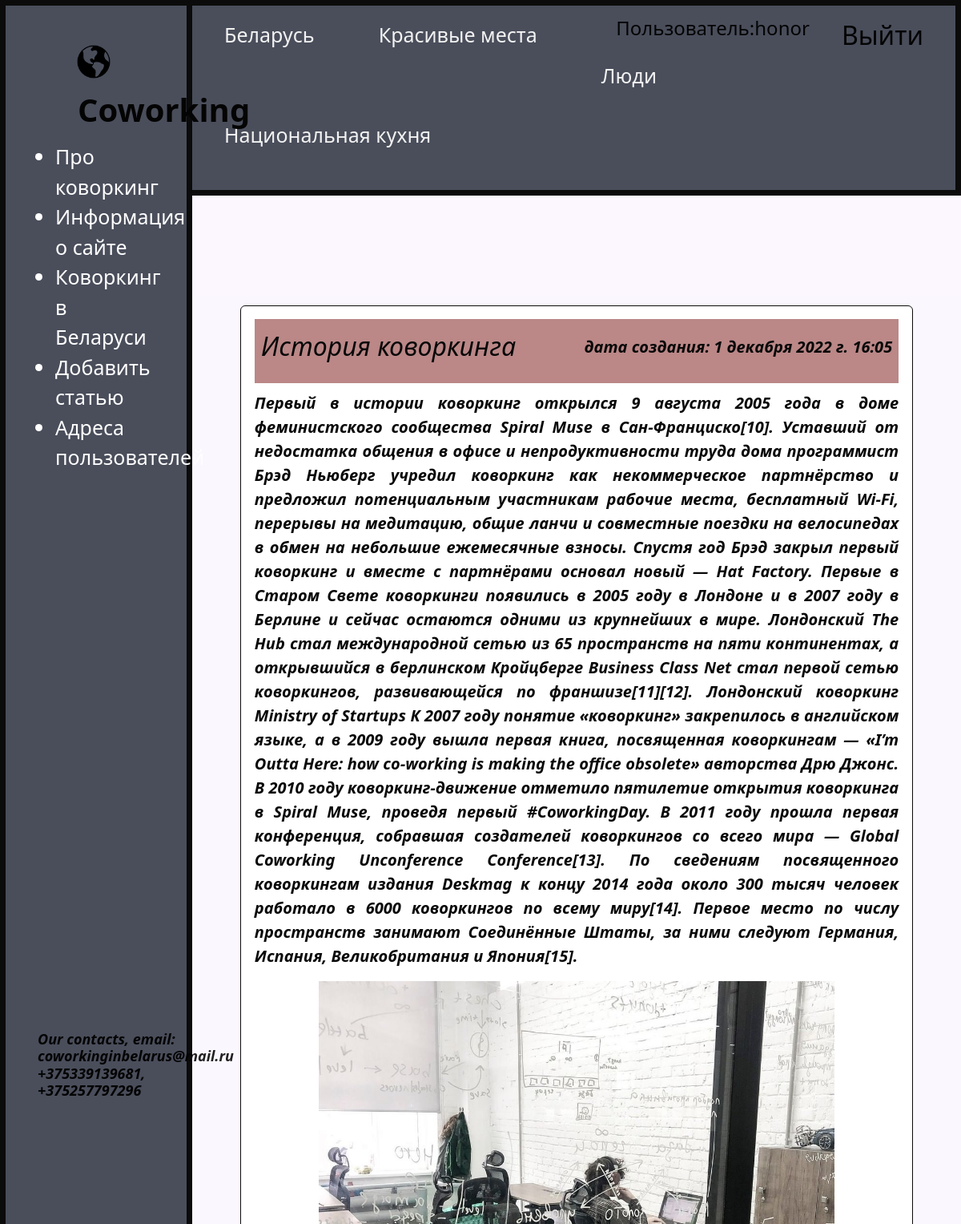
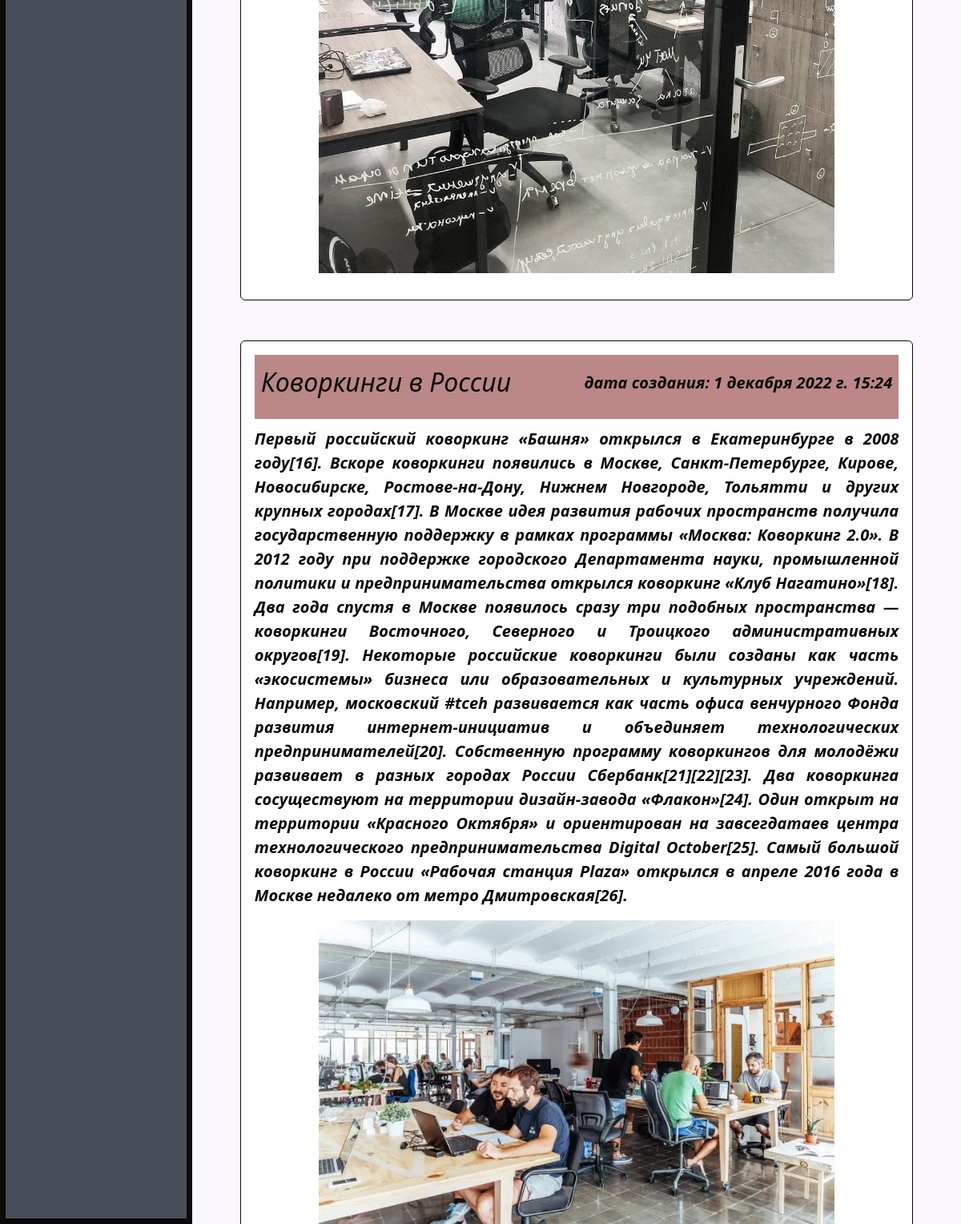
The app's page / (signed in) with its own data (2 pictures, top to bottom).
### coworking/models.py (models this page shows, shortened)
class coworking(models.Model):
    title = models.CharField(max_length=255, verbose_name='Название')
    content = models.TextField(blank=True, verbose_name='Содержание')
    photo = models.ImageField(upload_to="photos/%Y/%m/%d/", blank = True, verbose_name='Фото')
    time_create = models.DateTimeField(auto_now_add=True, verbose_name='Время создания')
    time_update = models.DateTimeField(auto_now=True, verbose_name='Время добавления')
    is_published = models.BooleanField(default=True, verbose_name='Опубликовано')
    class Meta:
        verbose_name = 'Коворкинги'
        verbose_name_plural = 'Коворкинги'
        ordering = ['title', 'time_update']

### coworking/views.py (the view)
# urls.py: path('', cache_page(60)(BaseView.as_view()), name = 'base'),
class BaseView(ListView):
    model = coworking
    template_name = "coworking/basebase.html"
    context_object_name = "result"
    paginate_by = 2

### coworking/templatetags/coworking_tags.py (called while the page is built)
@register.inclusion_tag('coworking/show_footer_tag.html')
def show_footer():
    return

### coworking/templates/coworking/basebase.html (shortened to what this page needs)
{% extends 'coworking/base.html' %}  {% block content %} {% for i in result %}
<div class="alert alert-warning">
  <div class="someres">
    <div style="float: right; margin-top: 20px; margin-right: 1%">
      дата создания: {{ i.time_create }}
    </div>
    <div style="float: left; margin-top: 15px; margin-left: 1%">
      <h2>{{ i.title }}</h2>
    </div>
  </div>
  <p>{{ i.content }}</p>
  {% if i.photo %}
  <p>
    <img class="left thumb" src="{{ i.photo.url }}" />
  </p>
</div>
{% endif %} {% endfor %} {% endblock %}

### coworking/templates/coworking/base.html (shortened to what this page needs)
{% load static %} {% load coworking_tags %}
<!DOCTYPE html>
<html lang="en">
  <head>
    <link
      rel="stylesheet"
      href="https://cdn.jsdelivr.net/npm/bootstrap@5.2.2/dist/css/bootstrap.min.css"
    />
    <link rel="stylesheet" href="{% static 'coworking/css/coworking.css' %}" />
  </head>
  <body>
    <div class="topnav">
      {% if request.user.is_authenticated %}
        <a class="active" href="{% url 'logout' %}"><h2>Выйти</h2></a>
        <h4 class="activity"> Пользователь:{{ user.username }}</h4>
      {% else %}
        <a class="active" href="{% url 'login' %}"><h2>Войти</h2></a>
        <a class="active" href="{% url 'register' %}"><h2>Регистрация</h2></a>
      {% endif %}
      <a href="{% url 'AboutBelarus' %}">Беларусь</a>
      <a href="{% url 'BeautifulPlaces' %}">Красивые места</a>
      <a href="{% url 'PeopleBelarus' %}">Люди</a>
      <a href="{% url 'CookingBelarus' %}">Национальная кухня</a>
    </div>
    <aside>
      <div class="somelogo">
        <a href="{% url 'base' %}"
          ><img src="{% static 'coworking/img/america.png' %}"
        /></a>
        <span class="logo"> Coworking </span>
      </div>
      <ul>
        <a href="{% url 'base' %}"><li>Про коворкинг</li></a>
        <a href="{% url 'about' %}"><li>Информация о сайте</li></a>
        <a href="{% url 'index' %}"><li>Коворкинг в Беларуси</li></a>
        <a href="{% url 'add_page' %}"><li>Добавить статью</li></a>
        <a href="{% url 'ua_page' %}"><li>Адреса пользователей</li></a>
      </ul>
      <div class="contacts">
        <h2 class="active">
          Our contacts, email: <br />
          coworkinginbelarus@mail.ru<br />
          +375339139681, +375257797296<br />
        </h2>
      </div>
    </aside>
    <main>
      <div class="scroll-area">
        {% block content %} {% endblock %}
      </div>
    </main>
  </body>
</html>

### coworking/static/coworking/css/coworking.css (style rules this page uses)
body { background-color: #fcf7ff; }
aside { float: left; background-color: #4a4e5b; width: 20%; padding: 2.5%; height: 100vh; color: #fff; border-right: 7px solid #0b0b0b; border-top: 7px solid #0b0b0b; border-bottom: 7px solid #0b0b0b; border-left: 7px solid #0b0b0b; font-size: 25px; }
aside img { width: 60px; float: left; }
aside .somelogo { font-size: 40px; margin-left: 50px; margin-bottom: 20px; font-weight: bold; position: relative; top: 10px; }
aside .logo { margin-top: 10px; margin-bottom: 20px; margin-left: 10px; font-size: 40px; color: rgb(4, 4, 4); }
aside li { color: #fff; }
aside h2 { margin-top: 630px; margin-bottom: 40px; margin-left: 10px; font-size: 18px; text-align: justify; }
.contacts h2.active { float: left; margin-top: 680px; font-style: italic; font-weight: bold; color: rgb(4, 4, 4); }
.topnav { background-color: #4a4e5b; width: 80%; color: #fff; height: 8%; border-right: 7px solid #0b0b0b; border-top: 7px solid #0b0b0b; border-bottom: 7px solid #0b0b0b; font-size: 25px; margin-left: 20%; position: fixed; }
.topnav a { float: left; color: #f2f2f2; text-align: center; padding: 18px 40px; text-decoration: none; }
div .active { float: right; }
.topnav h4.activity { color: rgb(4, 4, 4); float: right; margin-top: 1.5%; }
.topnav a.active { color: rgb(4, 4, 4); }
main { position: fixed; top: 13%; height: 100%; left: 20%; width: 100%; text-align: center; }
.alert-warning { color: #080808; background-color: #ffffff; font-size: 20px; padding: 2%; font-style: oblique; font-weight: bolder; text-align: justify; width: 100%; margin-bottom: 50px; border: 1px solid #0b0b0b; }
.alert-warning img { width: 80%; display: block; margin: 0 auto; }
.scroll-area { padding-top: 1%; padding-left: 5%; padding-right: 5%; padding-bottom: 4%; background-color: #f3f7f41e; max-width: 80%; margin-top: -2.38%; max-height: 100%; overflow-x: hidden; overflow-y: auto; }
.someres { background: #bb8787; height: 80px; margin-bottom: 10px; }

### coworking/templates/coworking/base.html (style rules this page uses)
a { text-decoration: none; }

### records on screen
coworking: time_create "1 декабря 2022 г. 16:05", title "История коворкинга", content "Первый в истории коворкинг открылся 9 августа 2005 года в доме феминистского сообщества Spiral Muse в Сан-Франциско[10]. Уставший от недостатка общения в офисе и непродуктивности труда дома программист Брэд Ньюберг учредил коворкинг как некоммерческое партнёрство и предложил потенциальным участникам рабочие места, бесплатный Wi-Fi, перерывы на медитацию, общие ланчи и совместные поездки на велосипедах в обмен на небольшие ежемесячные взносы. Спустя год Брэд закрыл первый коворкинг и вместе с партнёрами основал новый — Hat Factory. Первые в Старом Свете коворкинги появились в 2005 году в Лондоне и в 2007 году в Берлине и сейчас остаются одними из крупнейших в мире. Лондонский The Hub стал…", photo (picture)
coworking: time_create "1 декабря 2022 г. 15:24", title "Коворкинги в России", content "Первый российский коворкинг «Башня» открылся в Екатеринбурге в 2008 году[16]. Вскоре коворкинги появились в Москве, Санкт-Петербурге, Кирове, Новосибирске, Ростове-на-Дону, Нижнем Новгороде, Тольятти и других крупных городах[17]. В Москве идея развития рабочих пространств получила государственную поддержку в рамках программы «Москва: Коворкинг 2.0». В 2012 году при поддержке городского Департамента науки, промышленной политики и предпринимательства открылся коворкинг «Клуб Нагатино»[18]. Два года спустя в Москве появилось сразу три подобных пространства — коворкинги Восточного, Северного и Троицкого административных округов[19]. Некоторые российские коворкинги были созданы как часть…", photo (picture)

### other values on screen
{{ user.username }} "honor"
